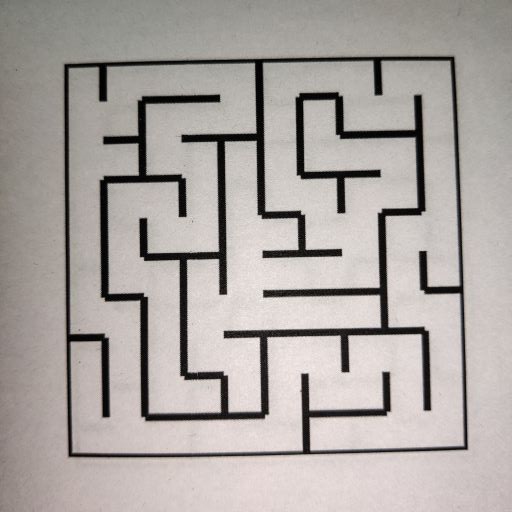
#> input picture Task_1B/test_cases/maze00.jpg, 512 x 512 px, found by its file name; its folder holds 5 pictures in this run
$ python task_4b.py
#> lines starting #> are read from the running program, lines starting #| are printed output that depends on the picture; after the words box and inside, x2 and y2 are one past the last pixel; in counts of white or black regions, pixels touching at a corner belong together
#> in calculate_path_from_maze_image, input_img is the input picture: shape (512, 512, 3); mean B, G, R 161.5, 164.9, 171
### task_1b.py
'''
*****************************************************************************************
*
*        		===============================================
*           		Nirikshak Bot (NB) Theme (eYRC 2020-21)
*        		===============================================
*
*  This script is to implement Task 1B of Nirikshak Bot (NB) Theme (eYRC 2020-21).
*
*  This software is made available on an "AS IS WHERE IS BASIS".
*  Licensee/end user indemnifies and will keep e-Yantra indemnified from
*  any and all claim(s) that emanate from the use of the Software or
*  breach of the terms of this agreement.
*
*  e-Yantra - An MHRD project under National Mission on Education using ICT (NMEICT)
*
*****************************************************************************************
'''

# Team ID:			[ Team-ID ]
# Author List:		[ Names of team members worked on this file separated by Comma: Name1, Name2, ... ]
# Filename:			task_1b.py
# Functions:		applyPerspectiveTransform, detectMaze, writeToCsv
# 					[ Comma separated list of functions in this file ]
# Global variables:
# 					[ List of global variables defined in this file ]


####################### IMPORT MODULES #######################
## You are not allowed to make any changes in this section. ##
## You have to implement this task with the three available ##
## modules for this task (numpy, opencv, csv)               ##
##############################################################
import numpy as np
import cv2
import csv
##############################################################


################# ADD UTILITY FUNCTIONS HERE #################
## You can define any utility functions for your code.      ##
## Please add proper comments to ensure that your code is   ##
## readable and easy to understand.                         ##
##############################################################
def preProcess(img):
    imgGray = cv2.cvtColor(img, cv2.COLOR_BGR2GRAY)
    imgBlur = cv2.GaussianBlur(imgGray, (5,5), 1)
    imgThreshold = cv2.adaptiveThreshold(imgBlur, 255, 1, 1, 11, -2)
    return imgThreshold

def pP(img):
    imgGray = cv2.cvtColor(img, cv2.COLOR_BGR2GRAY)
    imgBlur = cv2.medianBlur(imgGray, 5)
    imgThreshold = cv2.adaptiveThreshold(imgBlur, 255, cv2.ADAPTIVE_THRESH_GAUSSIAN_C, cv2.THRESH_BINARY, 11, 2)
    return imgThreshold

def pP1(img):
    imgGray = cv2.cvtColor(img, cv2.COLOR_BGR2GRAY)
    kernel = np.ones((5,5),np.float32)/25
    imgBlur = cv2.filter2D(imgGray,-1,kernel)
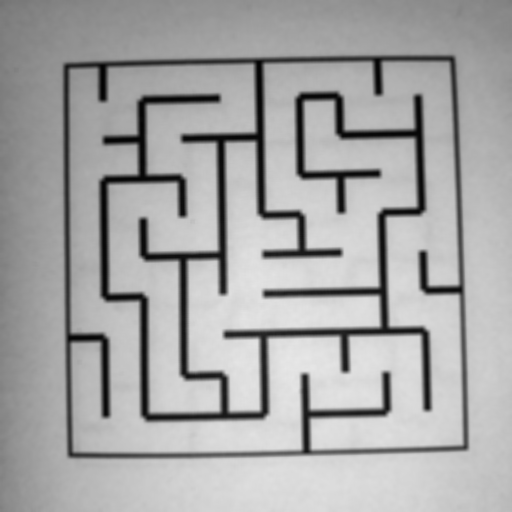
#> imgBlur: shape (512, 512); min 2, max 231, mean 166.3
    imgThreshold = cv2.adaptiveThreshold(imgBlur, 255, cv2.ADAPTIVE_THRESH_GAUSSIAN_C, cv2.THRESH_BINARY, 11, 2)
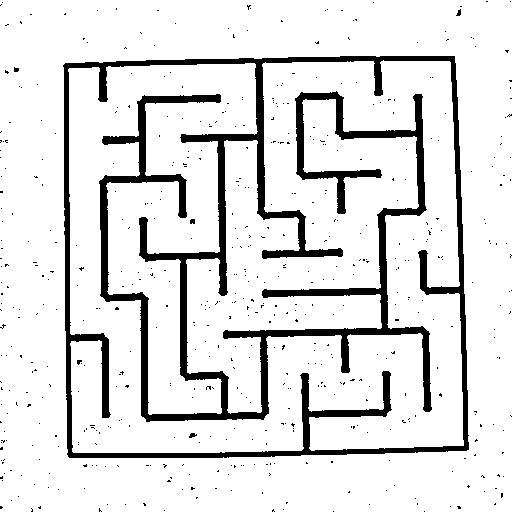
#> imgThreshold: shape (512, 512); 88.1% white; 548 black regions (543 under 20 px)
    return imgThreshold


def reorder(myPoints):
    myPoints = myPoints.reshape((4, 2))
    myPointsNew = np.zeros((4, 1, 2), dtype = np.float32)
    add = myPoints.sum(1)
    myPointsNew[0] = myPoints[np.argmin(add)]
    myPointsNew[3] = myPoints[np.argmax(add)]
    diff = np.diff(myPoints, axis = 1)
    myPointsNew[1] = myPoints[np.argmin(diff)]
    myPointsNew[2] = myPoints[np.argmax(diff)]

    return myPointsNew

def vertical_wall(pimg, r , sci, eci):
    prepart1 = pP(pimg)

    cnt, hierarchy = cv2.findContours(prepart1, cv2.RETR_TREE, cv2.CHAIN_APPROX_SIMPLE)

    good_c = []
    for c in cnt:
        area = cv2.contourArea(c)
        if area > 50:
            peri = cv2.arcLength(c, True)
            approx = cv2.approxPolyDP(c, 0.02 * peri, True)
            if (len(approx) == 4 or len(approx) == 5 or len(approx) == 6 ):
                good_c.append(c)

    if(len(good_c) == 0):
        prepart1 = preProcess(pimg)

        cnt, hierarchy = cv2.findContours(prepart1, cv2.RETR_TREE, cv2.CHAIN_APPROX_SIMPLE)

        for c in cnt:
            area = cv2.contourArea(c)
            if area > 50:
                peri = cv2.arcLength(c, True)
                approx = cv2.approxPolyDP(c, 0.02 * peri, True)
                if (len(approx) == 4 or len(approx) == 5 or len(approx) == 6 or len(approx) == 7):
                    good_c.append(c)


    good_c.sort(reverse = True, key = lambda x : cv2.contourArea(x))
    if len(good_c) != 0:
        area_good = cv2.contourArea(good_c[0])
        if area_good > 2300:
            return False
        else:
            return True
    else:
        return False


def horizontal_wall(pimg, c , sci, eci):
    prepart1 = pP(pimg)

    cnt, hierarchy = cv2.findContours(prepart1, cv2.RETR_TREE, cv2.CHAIN_APPROX_SIMPLE)

    good_c = []
    for c in cnt:
        area = cv2.contourArea(c)
        if area > 50:
            peri = cv2.arcLength(c, True)
            approx = cv2.approxPolyDP(c, 0.02 * peri, True)


            if (len(approx) == 4 or len(approx) == 5 or len(approx) == 6):
                good_c.append(c)

    if(len(good_c) == 0):
        prepart1 = preProcess(pimg)

        cnt, hierarchy = cv2.findContours(prepart1, cv2.RETR_TREE, cv2.CHAIN_APPROX_SIMPLE)

        for c in cnt:
            area = cv2.contourArea(c)
            if area > 50:
                peri = cv2.arcLength(c, True)
                approx = cv2.approxPolyDP(c, 0.02 * peri, True)
                if (len(approx) == 4 or len(approx) == 5 or len(approx) == 6 or len(approx) == 7 or len(approx) == 8):
                    good_c.append(c)

    good_c.sort(reverse = True, key = lambda x : cv2.contourArea(x))
    if len(good_c) != 0:
        area_good = cv2.contourArea(good_c[0])
        if area_good > 2300:
            return False
        else:
            return True
    else:
        return False


##############################################################


def applyPerspectiveTransform(input_img):

	"""
	Purpose:
	---
	takes a maze test case image as input and applies a Perspective Transfrom on it to isolate the maze

	Input Arguments:
	---
	`input_img` :   [ numpy array ]
		maze image in the form of a numpy array

	Returns:
	---
	`warped_img` :  [ numpy array ]
		resultant warped maze image after applying Perspective Transform

	Example call:
	---
	warped_img = applyPerspectiveTransform(input_img)
	"""

	warped_img = None

	##############	ADD YOUR CODE HERE	##############
	imgThreshold = pP1(input_img)
	contours, hierarchy = cv2.findContours(imgThreshold, cv2.RETR_CCOMP, cv2.CHAIN_APPROX_NONE)
#> contours = 594 contours, 586 with area under 20; largest, box (x1, y1, x2, y2) and area: (0, 0, 512, 512) 261024, (62, 55, 470, 459) 158960, (68, 60, 464, 453) 124388, (188, 432, 198, 439) 36, (189, 218, 196, 225) 32, (455, 8, 462, 17) 31, (13, 66, 20, 73) 28, (76, 359, 83, 366) 24


	max_area = 0
	second_last_area = 0
	second_big = np.array([])
	biggest = np.array([])
	for i in contours:

		area = cv2.contourArea(i)
		if area > 50:
			peri = cv2.arcLength(i, True)
			approx = cv2.approxPolyDP(i, 0.02 * peri, True)
			if area > max_area and len(approx) == 4:
				biggest = approx
				max_area = area
#> this loop made 594 passes
#> (area, peri, biggest, max_area) on pass 346: (261024.5, 2115.6, [[0, 0], [0, 511], [511, 511], [511, 0]], 261024.5)
#> after the loop, max_area = 261024.5


	for i in contours:

		area = cv2.contourArea(i)
		if area > 50:
			peri = cv2.arcLength(i, True)
			approx = cv2.approxPolyDP(i, 0.02 * peri, True)
			if area > second_last_area and len(approx) == 4:
				if area != max_area:
					second_big = approx
					second_last_area = area
#> this loop made 594 passes
#> (area, peri, second_big, second_last_area) on pass 547: (158959.5, 1608.4, [[454, 55], [469, 449], [69, 458], [62, 65]], 158959.5)
#> after the loop, second_last_area = 158959.5


	second_big = reorder(second_big)
#> in reorder, `myPoints = myPoints.reshape((4, 2))`: myPoints = [[454, 55], [469, 449], [69, 458], [62, 65]]
#> in reorder, `add = myPoints.sum(1)`: add = [509, 918, 527, 127]
#> in reorder, `diff = np.diff(myPoints, axis = 1)`: diff = [-399, -20, 389, 3]
#> second_big = [[62, 65], [454, 55], [69, 458], [469, 449]]
	second_big = np.int0(second_big)

	pts1 = np.float32(second_big)
#> pts1 = [[62, 65], [454, 55], [69, 458], [469, 449]]
	pts2 = np.float32([[0,0], [500, 0], [0,500], [500,500]])
	matrix = cv2.getPerspectiveTransform(pts1, pts2)
#> matrix = [[1.28, -0.0229, -78.11], [0.0332, 1.3, -86.73], [9e-06, 5.17e-05, 1]]
	warped_img = cv2.warpPerspective(input_img, matrix, (500, 500))
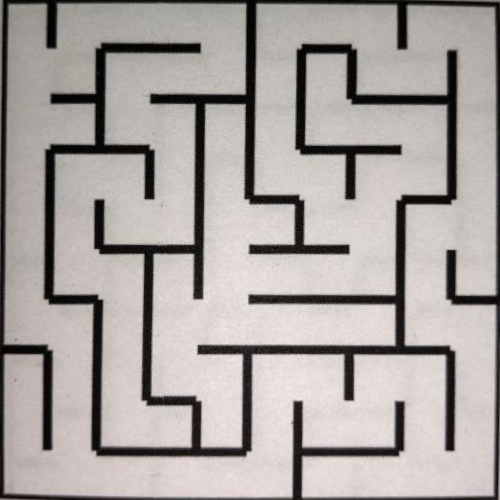
#> warped_img: shape (500, 500, 3); mean B, G, R 160.5, 163.5, 169.3


	##################################################

	return warped_img


def detectMaze(warped_img):

	"""
	Purpose:
	---
	takes the warped maze image as input and returns the maze encoded in form of a 2D array

	Input Arguments:
	---
	`warped_img` :    [ numpy array ]
		resultant warped maze image after applying Perspective Transform

	Returns:
	---
	`maze_array` :    [ nested list of lists ]
		encoded maze in the form of a 2D array

	Example call:
	---
	maze_array = detectMaze(warped_img)
	"""

	maze_array = []

	##############	ADD YOUR CODE HERE	##############
	arr_boxes = np.zeros(shape=(10,10), dtype = int)
	for i in range(10):
		arr_boxes[i,0] += 1
		arr_boxes[0,i] += 2
		arr_boxes[i,9] += 4
		arr_boxes[9,i] += 8

	for r in range(10):
		c = 0
		sci = 0
		eci = 100
		while(c != 9):
			part = warped_img[r * 50: r * 50 + 50 , sci:eci]
			vw = vertical_wall(part, r , sci, eci)
			if(vw):
				arr_boxes[r,c] += 4
				arr_boxes[r,c+1] += 1
			sci += 50
			eci += 50
			c += 1
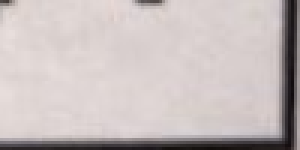
#> part: shape (50, 100, 3) (shown 3 times larger); mean B, G, R 188.6, 189.4, 198.7

	for c in range(10):
		r = 0
		sri = 0
		eri = 100
		while(r != 9):
			part = warped_img[sri:eri ,c * 50: c * 50 + 50]
			hw = horizontal_wall(part, c , sri, eri)
			if(hw):
				arr_boxes[r,c] += 8
				arr_boxes[r+1,c] += 2
			sri += 50
			eri += 50
			r += 1
#> this loop made 10 passes
#> pass 1, in pP (call 91), `imgGray = cv2.cvtColor(img, cv2.COLOR_BGR2GRAY)`:
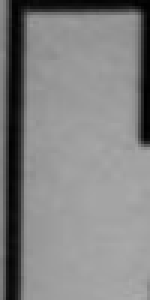
#> imgGray: shape (100, 50) (shown 3 times larger); min 0, max 171, mean 130.6

	maze_array = arr_boxes.tolist()
#> maze_array = 10 items, first 6: [7, 3, 10, 10, 6, 3, 10, 6, 3, 6], [1, 12, 3, 10, 12, 5, 7, 9, 12, 5], [1, 14, 9, 6, 7, 5, 9, 10, 6, 5], [5, 3, 6, 5, 5, 9, 6, 3, 12, 5], [5, 5, 9, 12, 1, 14, 9, 4, 3, 4], [5, 9, 6, 7, 1, 10, 10, 12, 5, 13]
#> (the rest of the program and of its run is left out)
